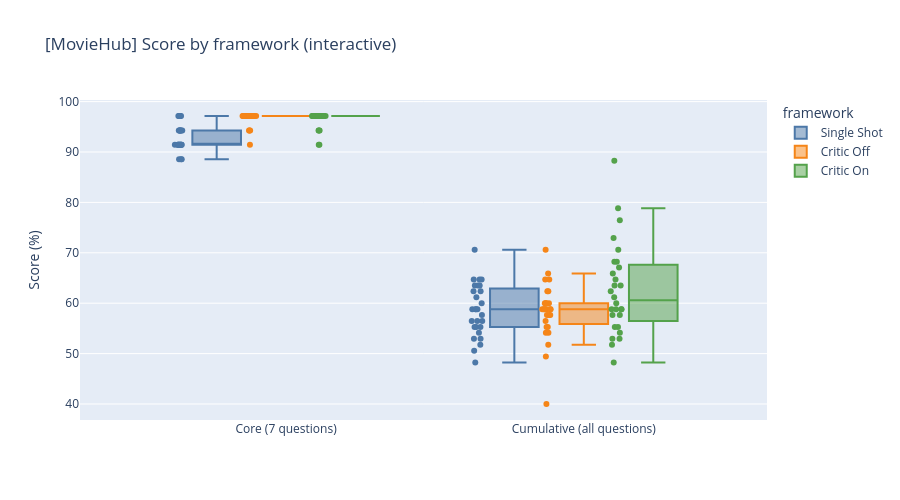

The notebook cell this image was saved under:
### Code cell
# Interactive: plotly grouped box, hover shows run_id.
fig = px.box(
    score_long,
    x="score_kind",
    y="score",
    color="framework",
    category_orders={"framework": FRAMEWORK_ORDER, "score_kind": ["Core (7 questions)", "Cumulative (all questions)"]},
    color_discrete_map=FRAMEWORK_COLORS,
    points="all",
    hover_data=["run_id", "generated_at"],
    title=title("Score by framework (interactive)"),
)
fig.update_layout(yaxis_title="Score (%)", xaxis_title="", height=500)
fig.show()

### Figure 1 — Plotly figure (JSON) as saved in the notebook; plotly's stock layout.template omitted (floating-point values rounded to 4 significant figures)
{"data": [{"alignmentgroup": "True", "boxpoints": "all", "customdata": [["20260421_002501_debug_compare", "2026-04-21T00:28:46"], ["20260421_003008_debug_compare", "2026-04-21T00:33:58"], ["20260421_003522_debug_compare", "2026-04-21T00:39:14"], ["20260421_003948_debug_compare", "2026-04-21T00:43:36"], ["20260421_004357_debug_compare", "2026-04-21T00:47:41"], ["20260421_004822_debug_compare", "2026-04-21T00:51:58"], ["20260421_005252_debug_compare", "2026-04-21T00:56:33"], ["20260421_005717_debug_compare", "2026-04-21T01:00:56"], ["20260421_010119_debug_compare", "2026-04-21T01:05:11"], ["20260421_010556_debug_compare", "2026-04-21T01:09:49"], ["20260421_011027_debug_compare", "2026-04-21T01:14:18"], ["20260421_011531_debug_compare", "2026-04-21T01:19:13"], ["20260421_011938_debug_compare", "2026-04-21T01:23:18"], ["20260421_012329_debug_compare", "2026-04-21T01:27:14"], ["20260421_012720_debug_compare", "2026-04-21T01:31:09"], ["20260421_101041_debug_compare", "2026-04-21T10:14:06"], ["20260421_101424_debug_compare", "2026-04-21T10:17:46"], ["20260421_102245_debug_compare", "2026-04-21T10:26:16"], ["20260421_102848_debug_compare", "2026-04-21T10:32:18"], ["20260421_103656_debug_compare", "2026-04-21T10:40:08"], ["20260421_104535_debug_compare", "2026-04-21T10:49:05"], ["20260421_105200_debug_compare", "2026-04-21T10:55:20"], ["20260421_105541_debug_compare", "2026-04-21T10:59:07"], ["20260421_105912_debug_compare", "2026-04-21T11:02:27"], ["20260421_110246_debug_compare", "2026-04-21T11:06:12"], ["20260421_110652_debug_compare", "2026-04-21T11:10:09"], ["20260421_111134_debug_compare", "2026-04-21T11:14:59"], ["20260421_111517_debug_compare", "2026-04-21T11:18:43"], ["20260421_002501_debug_compare", "2026-04-21T00:28:46"], ["20260421_003008_debug_compare", "2026-04-21T00:33:58"], ["20260421_003522_debug_compare", "2026-04-21T00:39:14"], ["20260421_003948_debug_compare", "2026-04-21T00:43:36"], ["20260421_004357_debug_compare", "2026-04-21T00:47:41"], ["20260421_004822_debug_compare", "2026-04-21T00:51:58"], ["20260421_005252_debug_compare", "2026-04-21T00:56:33"], ["20260421_005717_debug_compare", "2026-04-21T01:00:56"], ["20260421_010119_debug_compare", "2026-04-21T01:05:11"], ["20260421_010556_debug_compare", "2026-04-21T01:09:49"], ["20260421_011027_debug_compare", "2026-04-21T01:14:18"], ["20260421_011531_debug_compare", "2026-04-21T01:19:13"], ["20260421_011938_debug_compare", "2026-04-21T01:23:18"], ["20260421_012329_debug_compare", "2026-04-21T01:27:14"], ["20260421_012720_debug_compare", "2026-04-21T01:31:09"], ["20260421_101041_debug_compare", "2026-04-21T10:14:06"], ["20260421_101424_debug_compare", "2026-04-21T10:17:46"], ["20260421_102245_debug_compare", "2026-04-21T10:26:16"], ["20260421_102848_debug_compare", "2026-04-21T10:32:18"], ["20260421_103656_debug_compare", "2026-04-21T10:40:08"], ["20260421_104535_debug_compare", "2026-04-21T10:49:05"], ["20260421_105200_debug_compare", "2026-04-21T10:55:20"], ["20260421_105541_debug_compare", "2026-04-21T10:59:07"], ["20260421_105912_debug_compare", "2026-04-21T11:02:27"], ["20260421_110246_debug_compare", "2026-04-21T11:06:12"], ["20260421_110652_debug_compare", "2026-04-21T11:10:09"], ["20260421_111134_debug_compare", "2026-04-21T11:14:59"], ["20260421_111517_debug_compare", "2026-04-21T11:18:43"]], "hovertemplate": "framework=Single Shot<br>score_kind=%{x}<br>score=%{y}<br>run_id=%{customdata[0]}<br>generated_at=%{customdata[1]}<extra></extra>", "legendgroup": "Single Shot", "marker": {"color": "#4C78A8"}, "name": "Single Shot", "notched": false, "offsetgroup": "Single Shot", "orientation": "v", "showlegend": true, "type": "box", "x": ["Core (7 questions)", "Core (7 questions)", "Core (7 questions)", "Core (7 questions)", "Core (7 questions)", "Core (7 questions)", "Core (7 questions)", "Core (7 questions)", "Core (7 questions)", "Core (7 questions)", "Core (7 questions)", "Core (7 questions)", "Core (7 questions)", "Core (7 questions)", "Core (7 questions)", "Core (7 questions)", "Core (7 questions)", "Core (7 questions)", "Core (7 questions)", "Core (7 questions)", "Core (7 questions)", "Core (7 questions)", "Core (7 questions)", "Core (7 questions)", "Core (7 questions)", "Core (7 questions)", "Core (7 questions)", "Core (7 questions)", "Cumulative (all questions)", "Cumulative (all questions)", "Cumulative (all questions)", "Cumulative (all questions)", "Cumulative (all questions)", "Cumulative (all questions)", "Cumulative (all questions)", "Cumulative (all questions)", "Cumulative (all questions)", "Cumulative (all questions)", "Cumulative (all questions)", "Cumulative (all questions)", "Cumulative (all questions)", "Cumulative (all questions)", "Cumulative (all questions)", "Cumulative (all questions)", "Cumulative (all questions)", "Cumulative (all questions)", "Cumulative (all questions)", "Cumulative (all questions)", "Cumulative (all questions)", "Cumulative (all questions)", "Cumulative (all questions)", "Cumulative (all questions)", "Cumulative (all questions)", "Cumulative (all questions)", "Cumulative (all questions)", "Cumulative (all questions)"], "x0": " ", "xaxis": "x", "y": [91.43, 91.43, 97.14, 91.43, 94.29, 88.57, 97.14, 94.29, 91.43, 88.57, 94.29, 97.14, 91.43, 97.14, 94.29, 91.43, 94.29, 91.43, 91.43, 91.43, 91.43, 94.29, 94.29, 91.43, 97.14, 91.43, 97.14, 88.57, 51.76, 58.82, 64.71, 61.18, 54.12, 48.24, 63.53, 64.71, 50.59, 55.29, 58.82, 62.35, 62.35, 52.94, 52.94, 56.47, 63.53, 64.71, 57.65, 56.47, 56.47, 60.0, 63.53, 58.82, 70.59, 58.82, 55.29, 55.29], "y0": " ", "yaxis": "y"}, {"alignmentgroup": "True", "boxpoints": "all", "customdata": [["20260421_002501_debug_compare", "2026-04-21T00:28:46"], ["20260421_003008_debug_compare", "2026-04-21T00:33:58"], ["20260421_003522_debug_compare", "2026-04-21T00:39:14"], ["20260421_003948_debug_compare", "2026-04-21T00:43:36"], ["20260421_004357_debug_compare", "2026-04-21T00:47:41"], ["20260421_004822_debug_compare", "2026-04-21T00:51:58"], ["20260421_005252_debug_compare", "2026-04-21T00:56:33"], ["20260421_005717_debug_compare", "2026-04-21T01:00:56"], ["20260421_010119_debug_compare", "2026-04-21T01:05:11"], ["20260421_010556_debug_compare", "2026-04-21T01:09:49"], ["20260421_011027_debug_compare", "2026-04-21T01:14:18"], ["20260421_011531_debug_compare", "2026-04-21T01:19:13"], ["20260421_011938_debug_compare", "2026-04-21T01:23:18"], ["20260421_012329_debug_compare", "2026-04-21T01:27:14"], ["20260421_012720_debug_compare", "2026-04-21T01:31:09"], ["20260421_101041_debug_compare", "2026-04-21T10:14:06"], ["20260421_101424_debug_compare", "2026-04-21T10:17:46"], ["20260421_102245_debug_compare", "2026-04-21T10:26:16"], ["20260421_102848_debug_compare", "2026-04-21T10:32:18"], ["20260421_103656_debug_compare", "2026-04-21T10:40:08"], ["20260421_104535_debug_compare", "2026-04-21T10:49:05"], ["20260421_105200_debug_compare", "2026-04-21T10:55:20"], ["20260421_105541_debug_compare", "2026-04-21T10:59:07"], ["20260421_105912_debug_compare", "2026-04-21T11:02:27"], ["20260421_110246_debug_compare", "2026-04-21T11:06:12"], ["20260421_110652_debug_compare", "2026-04-21T11:10:09"], ["20260421_111134_debug_compare", "2026-04-21T11:14:59"], ["20260421_111517_debug_compare", "2026-04-21T11:18:43"], ["20260421_002501_debug_compare", "2026-04-21T00:28:46"], ["20260421_003008_debug_compare", "2026-04-21T00:33:58"], ["20260421_003522_debug_compare", "2026-04-21T00:39:14"], ["20260421_003948_debug_compare", "2026-04-21T00:43:36"], ["20260421_004357_debug_compare", "2026-04-21T00:47:41"], ["20260421_004822_debug_compare", "2026-04-21T00:51:58"], ["20260421_005252_debug_compare", "2026-04-21T00:56:33"], ["20260421_005717_debug_compare", "2026-04-21T01:00:56"], ["20260421_010119_debug_compare", "2026-04-21T01:05:11"], ["20260421_010556_debug_compare", "2026-04-21T01:09:49"], ["20260421_011027_debug_compare", "2026-04-21T01:14:18"], ["20260421_011531_debug_compare", "2026-04-21T01:19:13"], ["20260421_011938_debug_compare", "2026-04-21T01:23:18"], ["20260421_012329_debug_compare", "2026-04-21T01:27:14"], ["20260421_012720_debug_compare", "2026-04-21T01:31:09"], ["20260421_101041_debug_compare", "2026-04-21T10:14:06"], ["20260421_101424_debug_compare", "2026-04-21T10:17:46"], ["20260421_102245_debug_compare", "2026-04-21T10:26:16"], ["20260421_102848_debug_compare", "2026-04-21T10:32:18"], ["20260421_103656_debug_compare", "2026-04-21T10:40:08"], ["20260421_104535_debug_compare", "2026-04-21T10:49:05"], ["20260421_105200_debug_compare", "2026-04-21T10:55:20"], ["20260421_105541_debug_compare", "2026-04-21T10:59:07"], ["20260421_105912_debug_compare", "2026-04-21T11:02:27"], ["20260421_110246_debug_compare", "2026-04-21T11:06:12"], ["20260421_110652_debug_compare", "2026-04-21T11:10:09"], ["20260421_111134_debug_compare", "2026-04-21T11:14:59"], ["20260421_111517_debug_compare", "2026-04-21T11:18:43"]], "hovertemplate": "framework=Critic Off<br>score_kind=%{x}<br>score=%{y}<br>run_id=%{customdata[0]}<br>generated_at=%{customdata[1]}<extra></extra>", "legendgroup": "Critic Off", "marker": {"color": "#F58518"}, "name": "Critic Off", "notched": false, "offsetgroup": "Critic Off", "orientation": "v", "showlegend": true, "type": "box", "x": ["Core (7 questions)", "Core (7 questions)", "Core (7 questions)", "Core (7 questions)", "Core (7 questions)", "Core (7 questions)", "Core (7 questions)", "Core (7 questions)", "Core (7 questions)", "Core (7 questions)", "Core (7 questions)", "Core (7 questions)", "Core (7 questions)", "Core (7 questions)", "Core (7 questions)", "Core (7 questions)", "Core (7 questions)", "Core (7 questions)", "Core (7 questions)", "Core (7 questions)", "Core (7 questions)", "Core (7 questions)", "Core (7 questions)", "Core (7 questions)", "Core (7 questions)", "Core (7 questions)", "Core (7 questions)", "Core (7 questions)", "Cumulative (all questions)", "Cumulative (all questions)", "Cumulative (all questions)", "Cumulative (all questions)", "Cumulative (all questions)", "Cumulative (all questions)", "Cumulative (all questions)", "Cumulative (all questions)", "Cumulative (all questions)", "Cumulative (all questions)", "Cumulative (all questions)", "Cumulative (all questions)", "Cumulative (all questions)", "Cumulative (all questions)", "Cumulative (all questions)", "Cumulative (all questions)", "Cumulative (all questions)", "Cumulative (all questions)", "Cumulative (all questions)", "Cumulative (all questions)", "Cumulative (all questions)", "Cumulative (all questions)", "Cumulative (all questions)", "Cumulative (all questions)", "Cumulative (all questions)", "Cumulative (all questions)", "Cumulative (all questions)", "Cumulative (all questions)"], "x0": " ", "xaxis": "x", "y": [97.14, 97.14, 97.14, 97.14, 97.14, 97.14, 97.14, 94.29, 97.14, 97.14, 97.14, 97.14, 97.14, 91.43, 97.14, 94.29, 97.14, 97.14, 94.29, 97.14, 97.14, 97.14, 97.14, 97.14, 97.14, 97.14, 97.14, 97.14, 57.65, 54.12, 55.29, 60.0, 58.82, 49.41, 55.29, 57.65, 40.0, 64.71, 60.0, 60.0, 65.88, 54.12, 60.0, 58.82, 58.82, 70.59, 64.71, 56.47, 58.82, 58.82, 62.35, 57.65, 58.82, 58.82, 51.76, 62.35], "y0": " ", "yaxis": "y"}, {"alignmentgroup": "True", "boxpoints": "all", "customdata": [["20260421_002501_debug_compare", "2026-04-21T00:28:46"], ["20260421_003008_debug_compare", "2026-04-21T00:33:58"], ["20260421_003522_debug_compare", "2026-04-21T00:39:14"], ["20260421_003948_debug_compare", "2026-04-21T00:43:36"], ["20260421_004357_debug_compare", "2026-04-21T00:47:41"], ["20260421_004822_debug_compare", "2026-04-21T00:51:58"], ["20260421_005252_debug_compare", "2026-04-21T00:56:33"], ["20260421_005717_debug_compare", "2026-04-21T01:00:56"], ["20260421_010119_debug_compare", "2026-04-21T01:05:11"], ["20260421_010556_debug_compare", "2026-04-21T01:09:49"], ["20260421_011027_debug_compare", "2026-04-21T01:14:18"], ["20260421_011531_debug_compare", "2026-04-21T01:19:13"], ["20260421_011938_debug_compare", "2026-04-21T01:23:18"], ["20260421_012329_debug_compare", "2026-04-21T01:27:14"], ["20260421_012720_debug_compare", "2026-04-21T01:31:09"], ["20260421_101041_debug_compare", "2026-04-21T10:14:06"], ["20260421_101424_debug_compare", "2026-04-21T10:17:46"], ["20260421_102245_debug_compare", "2026-04-21T10:26:16"], ["20260421_102848_debug_compare", "2026-04-21T10:32:18"], ["20260421_103656_debug_compare", "2026-04-21T10:40:08"], ["20260421_104535_debug_compare", "2026-04-21T10:49:05"], ["20260421_105200_debug_compare", "2026-04-21T10:55:20"], ["20260421_105541_debug_compare", "2026-04-21T10:59:07"], ["20260421_105912_debug_compare", "2026-04-21T11:02:27"], ["20260421_110246_debug_compare", "2026-04-21T11:06:12"], ["20260421_110652_debug_compare", "2026-04-21T11:10:09"], ["20260421_111134_debug_compare", "2026-04-21T11:14:59"], ["20260421_111517_debug_compare", "2026-04-21T11:18:43"], ["20260421_002501_debug_compare", "2026-04-21T00:28:46"], ["20260421_003008_debug_compare", "2026-04-21T00:33:58"], ["20260421_003522_debug_compare", "2026-04-21T00:39:14"], ["20260421_003948_debug_compare", "2026-04-21T00:43:36"], ["20260421_004357_debug_compare", "2026-04-21T00:47:41"], ["20260421_004822_debug_compare", "2026-04-21T00:51:58"], ["20260421_005252_debug_compare", "2026-04-21T00:56:33"], ["20260421_005717_debug_compare", "2026-04-21T01:00:56"], ["20260421_010119_debug_compare", "2026-04-21T01:05:11"], ["20260421_010556_debug_compare", "2026-04-21T01:09:49"], ["20260421_011027_debug_compare", "2026-04-21T01:14:18"], ["20260421_011531_debug_compare", "2026-04-21T01:19:13"], ["20260421_011938_debug_compare", "2026-04-21T01:23:18"], ["20260421_012329_debug_compare", "2026-04-21T01:27:14"], ["20260421_012720_debug_compare", "2026-04-21T01:31:09"], ["20260421_101041_debug_compare", "2026-04-21T10:14:06"], ["20260421_101424_debug_compare", "2026-04-21T10:17:46"], ["20260421_102245_debug_compare", "2026-04-21T10:26:16"], ["20260421_102848_debug_compare", "2026-04-21T10:32:18"], ["20260421_103656_debug_compare", "2026-04-21T10:40:08"], ["20260421_104535_debug_compare", "2026-04-21T10:49:05"], ["20260421_105200_debug_compare", "2026-04-21T10:55:20"], ["20260421_105541_debug_compare", "2026-04-21T10:59:07"], ["20260421_105912_debug_compare", "2026-04-21T11:02:27"], ["20260421_110246_debug_compare", "2026-04-21T11:06:12"], ["20260421_110652_debug_compare", "2026-04-21T11:10:09"], ["20260421_111134_debug_compare", "2026-04-21T11:14:59"], ["20260421_111517_debug_compare", "2026-04-21T11:18:43"]], "hovertemplate": "framework=Critic On<br>score_kind=%{x}<br>score=%{y}<br>run_id=%{customdata[0]}<br>generated_at=%{customdata[1]}<extra></extra>", "legendgroup": "Critic On", "marker": {"color": "#54A24B"}, "name": "Critic On", "notched": false, "offsetgroup": "Critic On", "orientation": "v", "showlegend": true, "type": "box", "x": ["Core (7 questions)", "Core (7 questions)", "Core (7 questions)", "Core (7 questions)", "Core (7 questions)", "Core (7 questions)", "Core (7 questions)", "Core (7 questions)", "Core (7 questions)", "Core (7 questions)", "Core (7 questions)", "Core (7 questions)", "Core (7 questions)", "Core (7 questions)", "Core (7 questions)", "Core (7 questions)", "Core (7 questions)", "Core (7 questions)", "Core (7 questions)", "Core (7 questions)", "Core (7 questions)", "Core (7 questions)", "Core (7 questions)", "Core (7 questions)", "Core (7 questions)", "Core (7 questions)", "Core (7 questions)", "Core (7 questions)", "Cumulative (all questions)", "Cumulative (all questions)", "Cumulative (all questions)", "Cumulative (all questions)", "Cumulative (all questions)", "Cumulative (all questions)", "Cumulative (all questions)", "Cumulative (all questions)", "Cumulative (all questions)", "Cumulative (all questions)", "Cumulative (all questions)", "Cumulative (all questions)", "Cumulative (all questions)", "Cumulative (all questions)", "Cumulative (all questions)", "Cumulative (all questions)", "Cumulative (all questions)", "Cumulative (all questions)", "Cumulative (all questions)", "Cumulative (all questions)", "Cumulative (all questions)", "Cumulative (all questions)", "Cumulative (all questions)", "Cumulative (all questions)", "Cumulative (all questions)", "Cumulative (all questions)", "Cumulative (all questions)", "Cumulative (all questions)"], "x0": " ", "xaxis": "x", "y": [97.14, 97.14, 97.14, 91.43, 94.29, 97.14, 97.14, 97.14, 97.14, 97.14, 97.14, 97.14, 97.14, 97.14, 97.14, 97.14, 97.14, 97.14, 94.29, 97.14, 97.14, 97.14, 97.14, 91.43, 97.14, 94.29, 97.14, 97.14, 57.65, 58.82, 54.12, 48.24, 57.65, 51.76, 78.82, 61.18, 55.29, 76.47, 65.88, 68.24, 68.24, 63.53, 52.94, 72.94, 58.82, 88.24, 67.06, 55.29, 63.53, 70.59, 62.35, 58.82, 58.82, 60.0, 52.94, 64.71], "y0": " ", "yaxis": "y"}], "layout": {"boxmode": "group", "height": 500, "legend": {"title": {"text": "framework"}, "tracegroupgap": 0}, "title": {"text": "[MovieHub] Score by framework (interactive)"}, "xaxis": {"anchor": "y", "categoryarray": ["Core (7 questions)", "Cumulative (all questions)"], "categoryorder": "array", "domain": [0, 1], "title": {"text": ""}}, "yaxis": {"anchor": "x", "domain": [0, 1], "title": {"text": "Score (%)"}}}}
